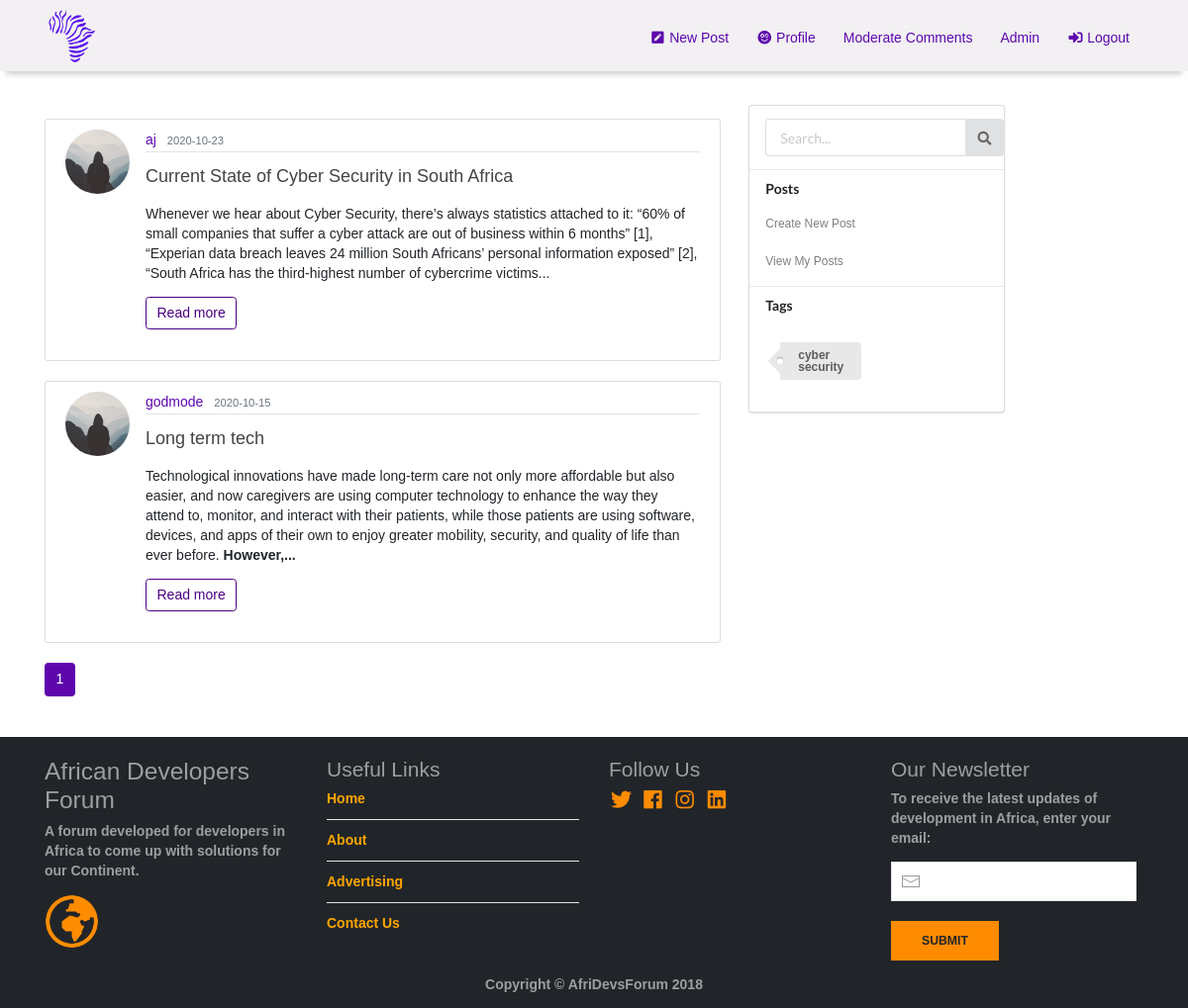
Screenshot of /home (signed in) with the database file from the repository.
### flaskblog/models.py (models this page shows, shortened)
class Post(db.Model):
    __searchable__ = ['title', 'content']
    id = db.Column(db.Integer, primary_key = True)
    title = db.Column(db.String(100), nullable = False)
    date_posted = db.Column(db.DateTime, nullable = False, default = datetime.utcnow)
    content = db.Column(db.Text, nullable = False)
    user_id = db.Column(db.Integer, db.ForeignKey('user.id'), nullable = False)  # a foreign key
    tag = db.relationship('Tag', secondary = post_tag, backref = 'post', lazy = 'dynamic')
    comments = db.relationship('Comment', backref = 'post', lazy = 'dynamic')

class User(db.Model, UserMixin):  # this class is used for creating the database table User
    id = db.Column(db.Integer, primary_key = True)  # id attribute/column that is an integer and primary key
    name = db.Column(db.String(64))
    username = db.Column(db.String(20), unique = True, nullable = False)
    email = db.Column(db.String(120), unique = True, nullable = False)
    country = db.Column(db.String(20), nullable = False)
    about_me = db.Column(db.Text())
    member_since = db.Column(db.DateTime, default = datetime.utcnow)
    image_file = db.Column(db.String(20), nullable = False, default = 'default.jpg')
    password = db.Column(db.String(60), nullable = True)
    confirmed = db.Column(db.Boolean, default = False)
    role_id = db.Column(db.Integer, db.ForeignKey('role.id'))
    posts = db.relationship('Post', backref = 'author',
                            lazy = True)  # defining a relationship between user(author) & post
    comments = db.relationship('Comment', backref = 'author', lazy = 'dynamic')
    def can(self, permissions):
        return self.role is not None and \
               (self.role.permissions & permissions) == permissions

class Tag(db.Model):
    id = db.Column(db.Integer, primary_key = True)
    name = db.Column(db.String(64))
    slug = db.Column(db.String(64), unique = False)

### flaskblog/main/routes.py (the view)
@main.route("/")
@main.route("/home")
def home():
    user_count = db.session.query(User).count()
    post_count = db.session.query(Post).count()
    page = request.args.get('page', 1, type = int)
    posts = Post.query.order_by(Post.date_posted.desc()).paginate(page = page,
                                                                  per_page = current_app.config[
                                                                      'FLASKY_POSTS_PER_PAGE'])
    print(user_count)
    tags = db.session.query(Tag.name).distinct().limit(8)
    return render_template('home.html', posts = posts, tags = tags, user_count = user_count, post_count = post_count)

### flaskblog/posts/forms.py
class SearchForm(FlaskForm):
    search = StringField('Search', validators = [DataRequired()])
    submit = SubmitField('Search')

### flaskblog/__init__.py (called while the page is built)
def initialize_extensions(app):
    db.init_app(app)
    migrate.init_app(app, db)
    bcrypt.init_app(app)
    login_manager.init_app(app)
    mail.init_app(app)
    ckeditor.init_app(app)
    bootstrap.init_app(app)
    moment.init_app(app)
    from flaskblog.models import User
    @login_manager.user_loader
    def load_user(user_id):
        return User.query.filter(User.id == int(user_id)).first()

### flaskblog/main/__init__.py (called while the page is built)
@main.app_context_processor
def inject_permissions():
    return dict(Permission = Permission)

### flaskblog/main/routes.py (called while the page is built)
@main.before_request
def before_request():
    g.user = current_user
    if g.user.is_authenticated:
        g.search_form = SearchForm()

### flaskblog/users/routes.py (called while the page is built)
@users.before_app_request
def before_request():
    if current_user.is_authenticated:
        if not current_user.confirmed \
                and request.endpoint \
                and request.blueprint != 'users' \
                and request.endpoint != 'static':
            return redirect(url_for('users.unconfirmed'))

### flaskblog/templates/home.html (shortened to what this page needs)
{% extends 'layout.html' %}
{% block content %}
{% for post in posts.items %}
<article class="media content-section">
    <img class="rounded-circle article-img"
         src="{{ url_for('static', filename='profile_pics/' + post.author.image_file) }}">
    <div class="media-body">
        <div class="article-metadata">
            <a class="mr-2" href="{{ url_for('users.user_profile', username=post.author.username) }}" id="username">{{
                post.author.username }}</a>
            <small class="text-muted">{{ post.date_posted.strftime('%Y-%m-%d') }}</small>
        </div>
        <h2><a class="article-title" href="{{ url_for('posts.post', post_id=post.id) }}">{{ post.title }}</a></h2>
        {% if post.content|length > 400 %}
        <p class="article-content">{{ post.content | truncate(400)| safe}}</p>
        <a class="btn btn-outline-info mb-4" href="{{ url_for('posts.post', post_id=post.id) }}">Read more </a>
        {% else %}
        <p class="article-content">{{ post.content|safe}}</p>
        {% endif %}
    </div>
</article>
{% endfor %}
{% for page_num in posts.iter_pages(left_edge=1, right_edge=1, left_current=1, right_current=2) %}
{% if page_num %}
{% if posts.page == page_num %}
<a class="btn btn-info mb-4" href="{{ url_for('main.home', page=page_num) }}">{{ page_num }}</a>
{% else %}
<a class="btn btn-outline-info mb-4" href="{{ url_for('main.home', page=page_num) }}">{{ page_num }}</a>
{% endif %}
{% else %}
...
{% endif %}
{% endfor %}
{% endblock content %}
{% block side_bar %}
<div class="side-menu">
    <div class="ui vertical menu fluid" wfd-id="184">
        <div class="item" wfd-id="189">
            <form action="{{ url_for('main.search') }}" class="ui form" method="post">
                <div class="ui action input" wfd-id="52">
                    <input name="query" placeholder="Search..." type="text" wfd-id="192">
                    <button class="ui icon button" type="submit" wfd-id="224">
                        <i class="search icon"></i>
                    </button>
                </div>
            </form>
        </div>
        <div class="item" wfd-id="187">
            {% if current_user.is_authenticated %}
            <h5 class="ui header">Posts</h5>
            <div class="menu" wfd-id="188">
                <p><a class="item" href="{{ url_for('posts.new_post') }}">Create New Post</a></p>
                <p><a class="item" href="{{ url_for('users.user_profile',username=current_user.username) }}">View My
                    Posts</a></p>
                    {% endif %}
                </div>
            </div>
            <div class="item">
                <h5 class="ui header">Tags</h5>
                <div class="menu" wfd-id="188">
                    <div class="ui three column grid" id="tags-menu" wfd-id="226">
                        {% for tag in tags %}
                        <div class="column" wfd-id="229"><a class="ui tag label" href="#">{{ tag.name }}</a></div>
                        {% endfor %}
                    </div>
                </div>
            </div>
        </div>
    </div>
</div>
{% endblock side_bar %}

### flaskblog/static/css/main.css (style rules this page uses)
* { font-family: Futura, "Trebuchet MS", Arial, sans-serif; }
body { background: #fafafa; color: #333333; margin: 0; }
h1, h2, h3, h4, h5, h6 { color: #444444; }
.content-section { background: #ffffff; padding: 10px 20px; border: 1px solid #dddddd; border-radius: 3px; margin-bottom: 20px; }
.article-title { color: #444444; font-size:large; }
.article-content { white-space: pre-line; font-size: small; }
.article-img { height: 65px; width: 65px; margin-right: 16px; }
.article-metadata { padding-bottom: 1px; margin-bottom: 4px; border-bottom: 1px solid #e3e3e3 }
.article-metadata #username { color: #5d07ad; }
#main .content-section .media-body .btn-outline-info { color: #4B0082; border-color: #4B0082; }
#main .btn-info { background-color: #5d07ad; color:#ffffff; border-color: #5d07ad; }
#main .btn-outline-info { color: #4B0082;; border-color: #4B0082; }
.side-menu .item .input { width: 90%; }
.side-menu .item .menu #tags-menu { margin: 5px; position: relative; }
.side-menu .item .menu .column { position: relative; }

### rows the page displays
Post: image_file (placeholder picture), author.username "aj", date_posted "2020-10-23", title "Current State of Cyber Security in South Africa", content "Whenever we hear about Cyber Security, there’s always statistics attached to it: “60% of small companies that suffer a cyber attack are out of business within 6 months” [1], “Experian data breach leaves 24 million South Africans’ personal information exposed” [2], “South Africa has the third-highest number of cybercrime victims..."
Post: image_file (placeholder picture), author.username "godmode", date_posted "2020-10-15", title "Long term tech", content "Technological innovations have made long-term care not only more affordable but also easier, and now caregivers are using computer technology to enhance the way they attend to, monitor, and interact with their patients, while those patients are using software, devices, and apps of their own to enjoy greater mobility, security, and quality of life than ever before. However,..."
Tag: name "cyber security"

### other values shown
{{ page_num }} "1"
